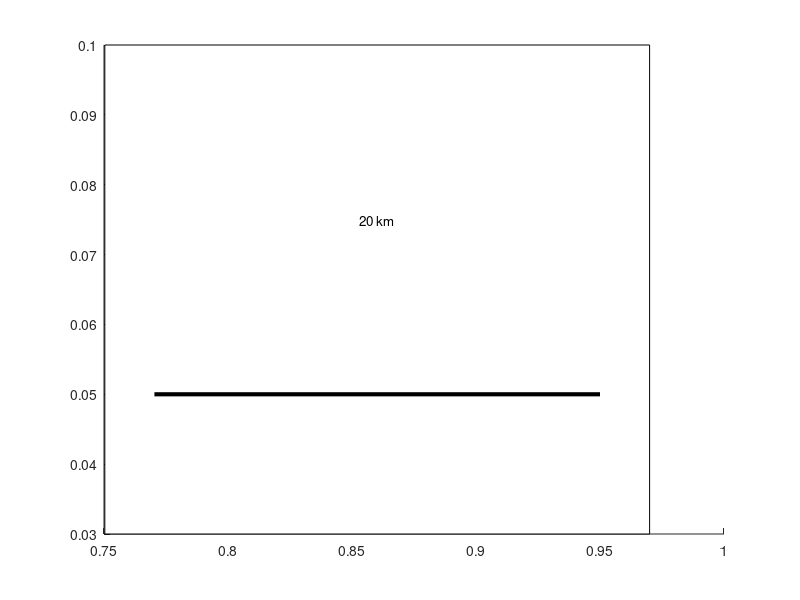

Source code (MATLAB): (Note: this script raises an error after producing the figure.)
function h = fcn_makescale(varargin)
%MAKESCALE creates a scale for map data.
%
%   MAKESCALE creates a scale on the current axis based on the current axis
%       limits. The scale is made to occupy 1/5th of the map. It is placed
%       in the southeast corner of the map. The units will either be in
%       milimeters, meters or kilometers, depending on the size of the map.
%
%   MAKESCALE(H_AXIS) creates a scale on the axis specificed by the handle
%       H_AXIS based on the its axes limits. H_AXIS must be a scalar.
%
%   MAKESCALE('width', WIDTH) creates a scale made to occupy up to WIDTH 
%       of the map width.
%       WIDTH is bounded to be between 0.1 and 0.9.
%       If a larger value is passed in, 0.9 will be used. 
%       If a smaller value is passed in, 0.1 will be used.
%
%   MAKESCALE('location', LOCATION) places the scale in the location specified by
%       LOCATION. Acceptable values for location are as follows
%           'northeast'     'ne'
%           'northwest'     'nw'
%           'southeast'     'se'
%           'southwest'     'sw'
%           'north'         'n'
%           'south'         's'
%
%   MAKESCALE('units',UNITS) changes the units systems from SI to imperial
%       units. UNITS should be either 'si' or 'imp' The units displayed
%       are automatically switched between milimeters, meters, and
%       kilometers for the SI system, or between inches, feet, and statuate
%       miles for the imperial system.
%
%   H = MAKESCALE(...) outputs H, a 3x1 containing the handles of the of 
%       box, line, and text.
%
%   Any number of these input sets may be passed in any order.
%
%   The map scale will automatically be updated as the figure is zoomed,
%       panned, resized, or clicked on. It will not, however, be updated
%       upon using the commands "axis", "xlim", or "ylim" as these do not
%       have callback functionality.
%
%   Example:
%       load conus
%       figure
%       plot(uslon,uslat);
%       makeScale
%
%   Example: Placed in the south
%       load conus
%       figure
%       plot(uslon,uslat);
%       makeScale('south')
%
%   Example: Half the size of the Window
%       load conus
%       figure
%       plot(uslon,uslat);
%       makeScale(0.5,'south')
%
%   Example: Use Imperial Units
%       load conus
%       figure
%       plot(uslon,uslat);
%       makeScale(0.5,'south','units','imp')
%
%   Example: Zooming In
%       load conus
%       figure
%       plot(uslon,uslat);
%       makeScale(0.5,'south')
%       zoom(2)
%
%   Note: This assumes axis limits are in degrees. The scale is sized
%       correctly for the center latitude of the map. As the size of 
%       degrees longitude change with latitude, the scale becomes invalid 
%       with very large maps. Spherical Earth is assumed. Ideally, the map
%       will be proportioned correctly in order to reflect the relationship
%       between a degree latitude and a degree longitude at the center of 
%       the map.
%
% By Jonathan Sullian - October 2011
% Modified by Zohar Bar-Yehuda for plot_google_map - April 2018

% Parse Inputs
[anum, latlim, lonlim, width, location, units, set_callbacks] = parseInputs(varargin{:});
if ~isreal(width)
    error('MAKESCALE:MapWithVal','MAPWIDTH must be a real number')
end

% Bound the width
width = min(max(width,0.1),0.9);
earthRadius = 6378137;

% Get the distance of the map
mlat = mean(latlim);
if abs(mlat) > 90;
    d = 0;
else
    d = earthRadius.*cosd(mlat).*deg2rad(diff(lonlim));
end
dlat = diff(latlim);
dlon = diff(lonlim);

% Calculate the distance of the scale bar
% rnd2 = floor(log10(d/scale))-1;

% Make the text string
if strcmpi(units,'si')
    dscale = round_scale(d*width);
    if d*width > 1e3
        dst = num2str(dscale/1e3);
        lbl = ' km';
    elseif d*width > width
        dst = num2str(dscale);
        lbl = ' m';
    else
        dst = num2str(dscale*1e3);
        lbl = ' mm';
    end
else
    if d*width > 1/0.000621371192        
        dscale = round_scale(d*width*0.000621371192);        
        dst = num2str(dscale);
        lbl = ' mi';
        dscale = dscale/0.000621371192;
    elseif d*width > 0.3048        
        dscale = round_scale(d*width/0.30482);
        dst = num2str(dscale);
        lbl = ' ft';
        dscale = dscale*.3048;
    else        
        dscale = round2(d*width/0.30482*12);
        dst = num2str(dscale);
        lbl = ' in';
        dscale = dscale/12*.3048;
    end
end

% Get the postions
d1 = [-0.02 0.05];
issouth = 0;
iseast = 0;
iswest = 0;
switch lower(location)
    case {'southeast','se'}
        issouth = 1;
        iseast = 1;
    case {'northeast','ne'}
        iseast = 1;
    case {'southwest','sw'}
        issouth = 1;
        iswest = 1;
    case {'northwest','nw'}
        iswest = 1;
    case {'north','n'}
    case {'south','s'}
        issouth = 1;
end

if issouth
    slat = latlim(1)+0.05*diff(latlim);
else
    slat = latlim(end)-0.08*diff(latlim);
end

if iseast
    slon = lonlim(end)-0.05*diff(lonlim);
    slon = [slon slon-rad2deg(dscale./(earthRadius.*cosd(mlat)))];
    slat = [slat slat];
elseif iswest
    slon = lonlim(1)+0.05*diff(lonlim);
    slon = [slon slon+rad2deg(dscale./(earthRadius.*cosd(mlat)))];
    slat = [slat slat];
    slon = fliplr(slon);
else
    slon = mean(lonlim);
    slon = slon + [-rad2deg(dscale./(earthRadius.*cosd(mlat)))/2 rad2deg(dscale./(earthRadius.*cosd(mlat))/2)];
    slat = [slat slat];
    slon = fliplr(slon);
end

% Get the box location
blat = [slat([2 1])+[d1(1)*dlat d1(2)*dlat] slat([1 2])+[d1(2)*dlat d1(1)*dlat]];
blat = blat([2:4 1]);
blon = [slon+[0.02*dlon -0.02*dlon] slon([2 1])+[-0.02*dlon 0.02*dlon]];

% Delete Old Scale
aold = gca;
axes(anum);
ch = get(anum,'Children');
isOldScale = strcmpi(get(ch,'Tag'),'MapScale');
delete(ch(isOldScale));

% Make the scale
washold = ishold;
hold on
hbox = patch(blon,blat,'w');
set(hbox,'Tag','MapScale');
hline = plot(slon,slat,'k','LineWidth',3);
set(hline,'Tag','MapScale');
units_axis = get(gca,'Units');
set(gca,'Units','Inches')
pos = get(gca,'OuterPosition');
sz = mean(pos(4));
htext = text(mean(blon),mean(blat)+.01*dlat,[dst lbl],'HorizontalAlignment','center','FontSize',sz*2.3);
hzoom = zoom;
hpan = pan(gcf);
set(htext,'Tag','MapScale')
set(gca,'Units',units_axis);

% Output Handles
if nargout > 0
    h = [hbox; hline; htext];
end

% Restore Hold Off
if ~washold
    hold off
end

% Set Resizer/Zoom/Pan/Click Callbacks
if set_callbacks
    set(gcf,'ResizeFcn',{@ChangeTextSize,gca,htext});
    set(hzoom,'ActionPostCallback',{@remakeZoomPanClick,anum,location,width,units});
    set(hpan,'ActionPostCallback',{@remakeZoomPanClick,anum,location,width,units});
    set(anum,'ButtonDownFcn',{@remakeZoomPanClick,anum,location,width,units});
end
axes(aold);

% Output Handles
if nargout > 0
    h = [hbox; hline; htext];
end

% Restore Hold Off
if ~washold
    hold off
end


function x = round2(x,base)
x = round(x./base).*base;

function scale = round_scale(scale)
pow = floor(log10(scale));
scale = scale / 10^pow;
if scale >= 5
    scale = 5;
elseif scale >= 2
    scale = 2;
elseif scale >= 1
    scale = 1;
end
scale = scale * 10^pow;

% Change the text font on figure resize.
function ChangeTextSize(~,~,anum,htext)
units = get(anum,'Units');
set(anum,'Units','Inches')
pos = get(anum,'OuterPosition');
sz = mean(pos(4));
set(htext,'FontSize',sz*2.3);
set(anum,'Units',units);

function remakeZoomPanClick(~,~,anum,location,width,units)
makescale(anum, 'location', location, 'width', width, 'units', units);

function [anum, latlim, lonlim, width, location, units, set_callbacks] = parseInputs(varargin)
% Default Values
anum = gca;
width = 0.2;
location = 'se';
units = 'si';
set_callbacks = 1;

% Loop through number of arguments in
ii = 1;
while ii <= length(varargin)    
    % Either a axis number, or a scale value
    if ii == 1 && isscalar(varargin{ii}) && ishandle(varargin{ii})
        % Check if it's an axis handle
        pos = get(varargin{ii},'ActivePositionProperty');
        if strcmpi(pos,'outerposition')
            anum = varargin{ii};            
        end   
        
        ii = ii + 1;
        
    elseif ischar(varargin{ii})
        param_name = lower(varargin{ii});
        if strcmpi(param_name, 'units')
            units = lower(varargin{ii+1});
            if ~ismember(units, {'si', 'imp'})                
                error('MAKESCALE:UNITS', 'UNITS must be one of the following: si, imp')
            end
            ii = ii + 2;
        elseif strcmpi(param_name, 'location')
            location = lower(varargin{ii+1});
            locs = {'northeast','ne','north','n','southeast','se','south',...
                's','southwest','sw','northwest','nw'};
            if ~ismember(location,locs)
                locOut = 'northeast, ne, north, n, southeast, se, south, s, southwest, sw, northwest, nw';
                error('MAKESCALE:LOCS',['LOCATION must be one of the following: ' locOut])
            end            
            ii = ii + 2;        
        elseif strcmpi(param_name, 'width')
            width = varargin{ii+1};
            ii = ii + 2;
        elseif strcmpi(param_name, 'set_callbacks')
            set_callbacks = varargin{ii+1};
            ii = ii + 2;
        else
            error('MAKESCALE:PARAM',['Unrecognized parameter: ' varargin{ii}]);
        end
    end
end

% Get limits
latlim = get(anum,'YLim');
lonlim = get(anum,'XLim');